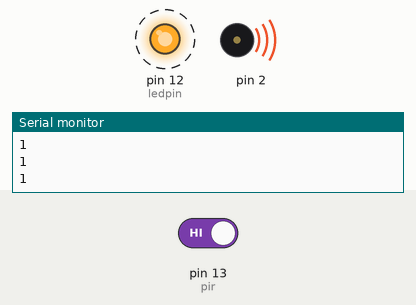
A sketch run on a simulated Arduino Uno, built with avr-gcc and run on an emulated ATmega328P. On the bench: output pins drawn as LEDs (lit = HIGH), buzzer (waves = sounding), the last lines printed to the serial monitor. Dashed ring = blinking. The inputs (shaded band) are chosen by the test bench; at power-on: pin 13 (pir) HIGH.

Above: at 1.25 s.
1.3 s: pin 13 (pir) driven LOW
At 2.1 s:
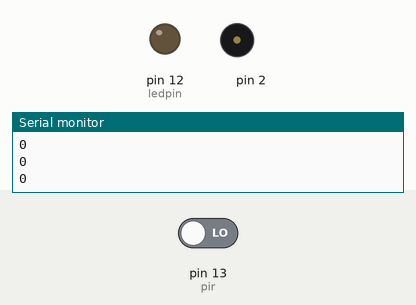
2.8 s: pin 13 (pir) driven HIGH
At 3.05 s:
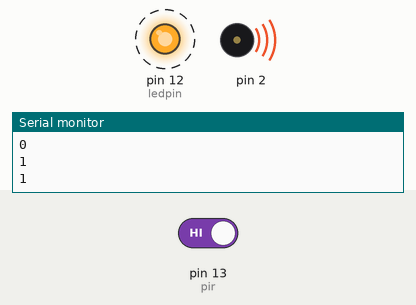
Timing chart, 0 to 11.8 s (numbered marks = the images above; inputs shaded):
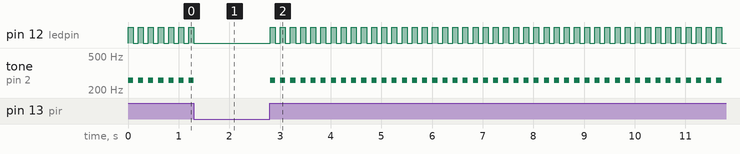

Measured:
- after the input at 1.3 s, pin 12 (ledpin): goes on until 1.3 s, then stays LOW; tone on pin 2: goes on until 1.3 s, then stays silent
- after the input at 2.8 s, pin 12 (ledpin): alternates HIGH for 0.10 s and LOW for 0.10 s, starting at once; tone on pin 2: alternates 260 Hz for 0.10 s and silent for 0.10 s, starting at once
- by itself, pin 12 (ledpin): alternates HIGH for 0.10 s and LOW for 0.10 s
- by itself, tone on pin 2: alternates 260 Hz for 0.10 s and silent for 0.10 s

The sketch:

presenca.ino
```cpp
int pir = 13;
int ledpin = 12;
int buz = 2;

void setup() {
  pinMode(pir, INPUT);
  pinMode(ledpin, OUTPUT);
  Serial.begin(9600);
}

void loop() {
  int presenca = digitalRead(pir);
  Serial.println(presenca);
  if(presenca == LOW){
    digitalWrite(ledpin, LOW);
  } else {
    tone(2,260);
    digitalWrite(ledpin, HIGH);
    delay(100);
    noTone(2);
    digitalWrite(ledpin, LOW);
    delay(100);
  }
}
```
